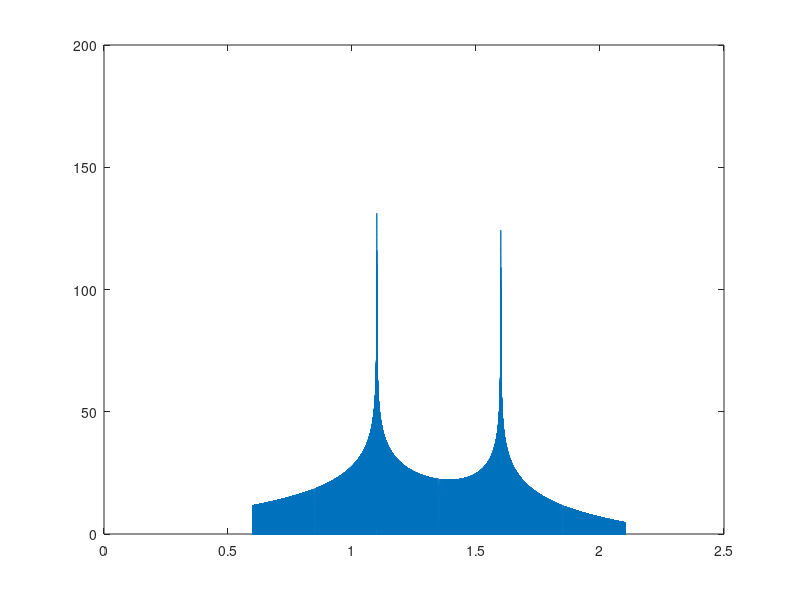

Recreate this plot in MATLAB.
% clear all;

fs = 1e6;                  % sampling frequency
T = 0.5;                      % length of sweep
t = 0:1/fs:T;   
f1 = 0;                     % initial frequency
f2 = 1e5;                   % final frequency

sweep = exp(j*2*pi*(f1.*t + ((f2-f1)/(2*T)).*t.^2));
% spectrogram(sweep, 2048, 840, 512, fs);
% plot(abs(fft(sweep)));

transmitted_sweep = transpose([real(sweep); imag(sweep)]);
% received_sweep = [zeros(100000, 2); transmitted_sweep];
received_sweep = [transmitted_sweep; 0.5.*transmitted_sweep; zeros(100000, 2)];

%% Correlate the signals
% sweep_correlation = xcorr(transmitted_sweep(:, 1) + 1i.*transmitted_sweep(:, 2),...
%     transmitted_sweep(:, 1) + 1i.*transmitted_sweep(:, 2));   % cross-correlate the signals
sweep_correlation = xcorr(received_sweep(:, 1) + 1i.*received_sweep(:, 2),...
    transmitted_sweep(:, 1) + 1i.*transmitted_sweep(:, 2));   % cross-correlate the signals
% sweep_correlation = xcorr(transmitted_sweep(:, 1) + 1i.*transmitted_sweep(:, 2),...
%     received_sweep(:, 1) + 1i.*received_sweep(:, 2));   % cross-correlate the signals
% sweep_correlation = sweep_correlation(length(received_sweep)-length(transmitted_sweep)+1:...
%     end-length(transmitted_sweep)+1);   % trim the correlation signal to remove zero padding
normalized_correlation = sweep_correlation/1;%max(sweep_correlation);  % normalize the correlation to 1
sweep_correlation_db = 10*log(abs(normalized_correlation));     % convert correlation to dB

%% Generate time vector for plotting
correlation_time = transpose(0:length(sweep_correlation_db)-1);
correlation_time = correlation_time./fs;

figure
plot(correlation_time, sweep_correlation_db);
ylim([0 200])

% saveas(1, 'full_half_half_second_delay', 'png');
